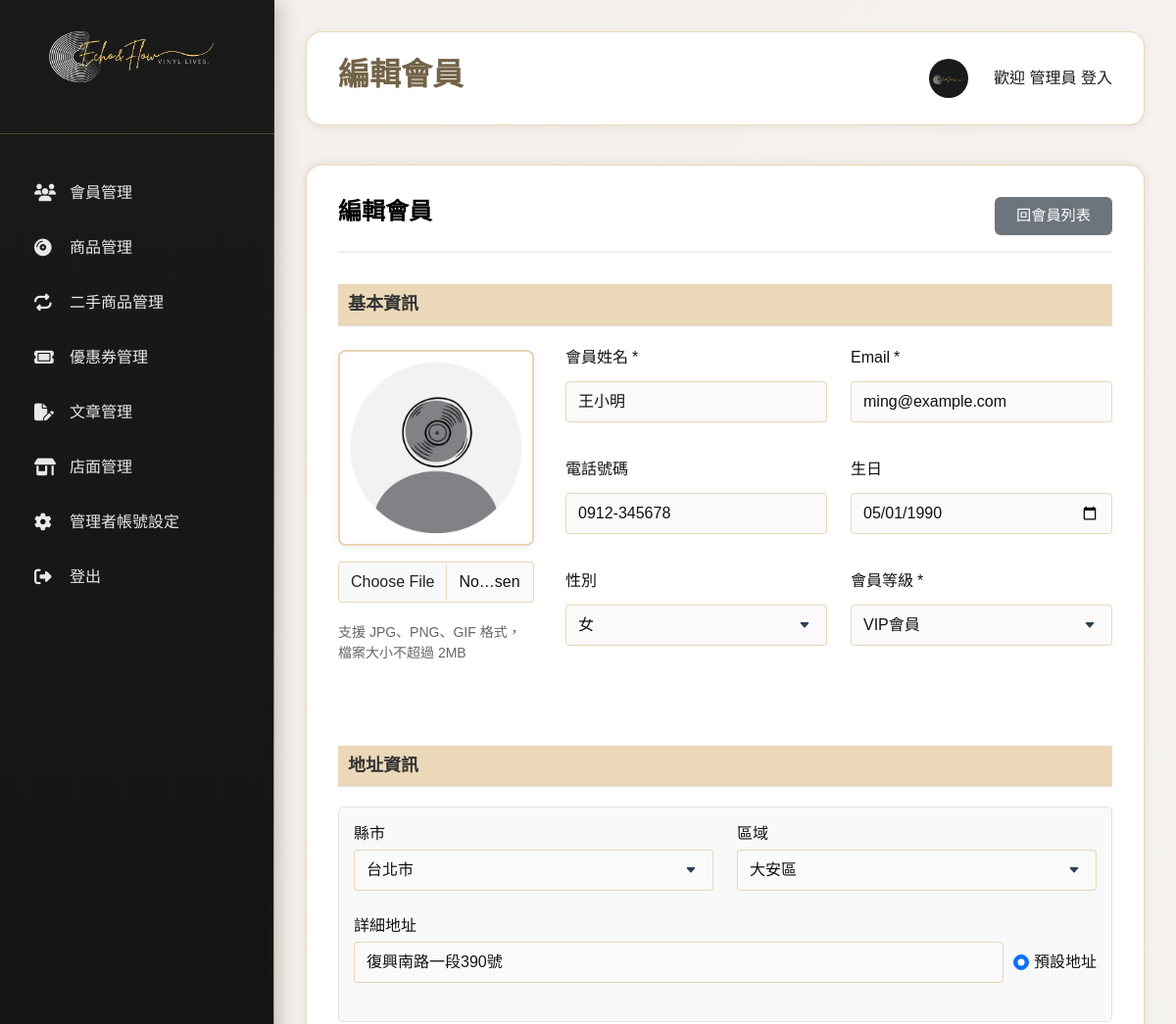
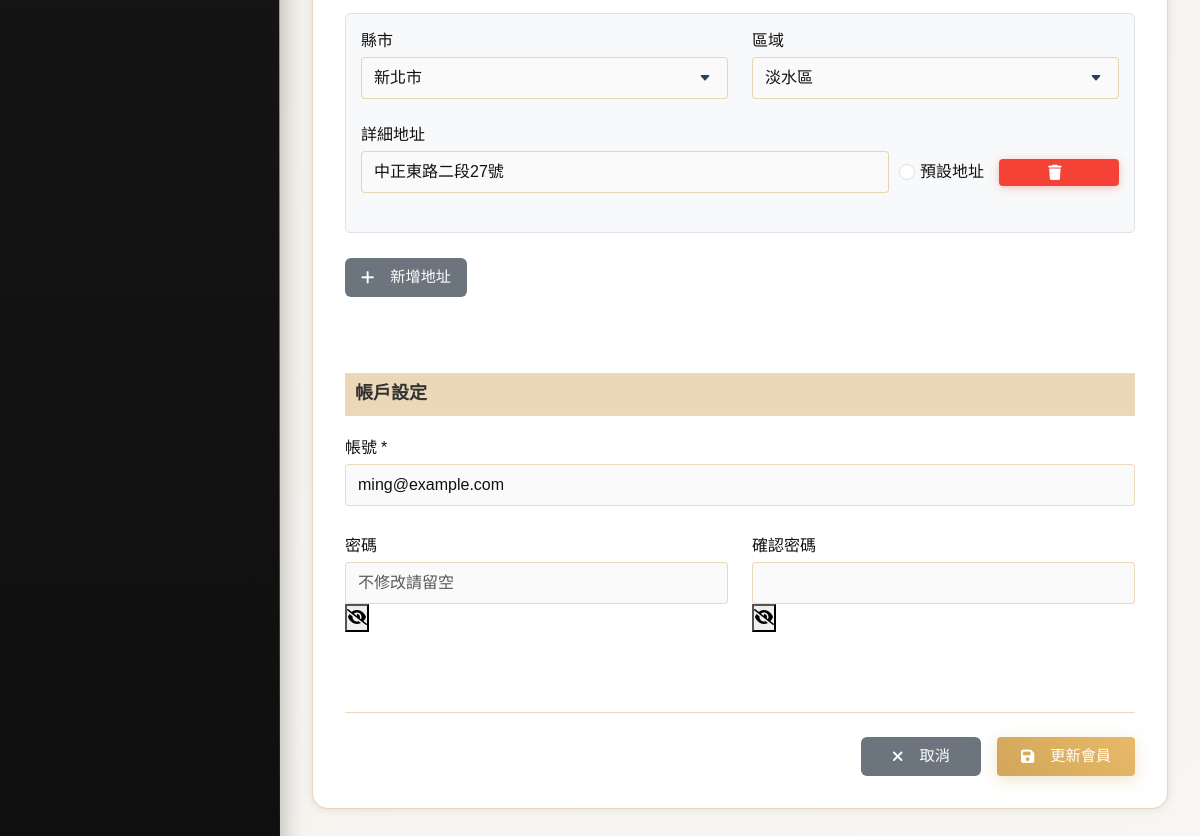
The app's page /users/update.php?id=1 with its own data (2 pictures, top to bottom).
### tables this page shows
CREATE TABLE `users` (
  `id` int(11) NOT NULL COMMENT '使用者ID',
  `name` varchar(100) NOT NULL COMMENT '使用者姓名',
  `account` varchar(100) NOT NULL COMMENT '帳號(使用信箱)',
  `password` varchar(100) NOT NULL COMMENT '密碼（要加密）',
  `email` varchar(100) DEFAULT NULL COMMENT '聯絡或驗證信箱',
  `phone` varchar(20) DEFAULT NULL COMMENT '手機號碼',
  `birthday` date DEFAULT NULL COMMENT '會員生日',
  `gender` enum('男','女') DEFAULT NULL COMMENT '性別',
  `level` enum('一般會員','VIP會員','黑膠收藏家') DEFAULT NULL COMMENT '會員等級',
  `created_at` datetime DEFAULT current_timestamp() COMMENT '註冊日期',
  `updated_at` datetime DEFAULT current_timestamp() ON UPDATE current_timestamp() COMMENT '資料更新日期',
  `is_valid` tinyint(4) NOT NULL DEFAULT 1
);

CREATE TABLE `user_addresses` (
  `id` int(11) NOT NULL COMMENT '地址ID',
  `user_id` int(11) NOT NULL COMMENT '使用者ID',
  `city` varchar(20) NOT NULL COMMENT '縣市',
  `district` varchar(20) NOT NULL COMMENT '區域',
  `address` varchar(255) NOT NULL COMMENT '詳細地址',
  `is_default` tinyint(4) NOT NULL DEFAULT 0 COMMENT '是否為預設地址',
  `created_at` datetime DEFAULT current_timestamp() COMMENT '建立日期',
  `updated_at` datetime DEFAULT current_timestamp() ON UPDATE current_timestamp() COMMENT '更新日期'
);

CREATE TABLE `cities` (
  `id` int(11) NOT NULL COMMENT '縣市ID',
  `name` varchar(20) NOT NULL COMMENT '縣市名稱',
  `created_at` datetime DEFAULT current_timestamp() COMMENT '建立日期',
  `updated_at` datetime DEFAULT current_timestamp() ON UPDATE current_timestamp() COMMENT '更新日期'
);

### users/update.php (the view, shortened to what this page needs)
<?php
require_once "../components/connect.php";
include "../template_top.php";
include "../template_main.php";
$id = isset($_GET['id']) ? $_GET['id'] : 0;
$sql = "SELECT * FROM `cities`";
try {
    $stmt = $pdo->prepare($sql);
    $stmt->execute();
    $rows = $stmt->fetchAll(PDO::FETCH_ASSOC);
    $sql3 = "SELECT u.*, ui.img_path, ui.img_name
             FROM users u
             LEFT JOIN user_img ui ON u.id = ui.user_id
             WHERE u.id = ?";
    $stmt3 = $pdo->prepare($sql3);
    $stmt3->execute([$id]);
    $user = $stmt3->fetch(PDO::FETCH_ASSOC);
    $sql4 = "SELECT * FROM user_addresses WHERE user_id = ?";
    $stmt4 = $pdo->prepare($sql4);
    $stmt4->execute([$id]);
    $addresses = $stmt4->fetchAll(PDO::FETCH_ASSOC);
} catch (PDOException $e) {
    echo "系統錯誤，請恰管理人員<br>";
    echo "Error: {$e->getMessage()}<br>";
    echo "<a href='./index.php'>回會員列表</a>";
    exit;
}
?>
<div class="content-section">
    <div class="section-header">
        <h3 class="section-title">編輯會員</h3>
        <a href="./index.php" class="btn btn-secondary">回會員列表</a>
    </div>
    <form id="updateusers" action="./doupdate.php" method="POST" enctype="multipart/form-data">
        <div class="form-section">
            <h4 class="form-section-title">基本資訊</h4>
            <div class="form-row avatar-row">
                <div class="form-group avatar-group">
                    <div class="avatar-upload-container">
                        <div class="avatar-preview">
                            <img id="avatarPreview" src="<?= !empty($user['img_path']) ? $user['img_path'] : './images/users_default.jpg' ?>" alt="">
                        </div>
                        <input type="file" id="memberAvatar" name="avatar" class="form-control" accept="image/*"
                            onchange="previewImage(this)">
                        <small class="form-text">支援 JPG、PNG、GIF 格式，檔案大小不超過 2MB</small>
                    </div>
                </div>
                <div class="form-group info-group">
                    <div class="form-row">
                        <div class="form-group">
                            <label for="memberName" class="form-label required">會員姓名</label>
                            <input type="text" id="memberName" name="name" class="form-control" required value="<?= htmlspecialchars($user['name']) ?>">
                        </div>
                        <div class="form-group">
                            <label for="memberEmail" class="form-label required">Email</label>
                            <input type="email" id="memberEmail" name="email" class="form-control" required value="<?= htmlspecialchars($user['email']) ?>">
                        </div>
                    </div>
                    <div class="form-row">
                        <div class="form-group">
                            <label for="memberPhone" class="form-label">電話號碼</label>
                            <input type="tel" id="memberPhone" name="phone" class="form-control"
                                pattern="[0-9\-\+\s\(\)]{8,15}" placeholder="例：0912-345-678" value="<?= htmlspecialchars($user['phone']) ?>">
                        </div>
                        <div class="form-group">
                            <label for="memberBirthday" class="form-label">生日</label>
                            <input type="date" id="memberBirthday" name="birthday" class="form-control" value="<?= $user['birthday'] ?>">
                        </div>
                    </div>
                    <div class="form-row">
                        <div class="form-group">
                            <label for="memberGender" class="form-label">性別</label>
                            <select id="memberGender" name="gender" class="form-control">
                                <option value="女" <?= $user['gender'] == '女' ? 'selected' : '' ?>>女</option>
                            </select>
                        </div>
                        <div class="form-group">
                            <label for="memberLevel" class="form-label required">會員等級</label>
                            <select id="memberLevel" name="level" class="form-control" required>
                                <option value="VIP會員" <?= $user['level'] == 'VIP會員' ? 'selected' : '' ?>>VIP會員</option>
                            </select>
                        </div>
                    </div>
                </div>
            </div>
        </div>
        <div class="form-section">
            <h4 class="form-section-title">地址資訊</h4>
            <div class="form-row">
                <div class="form-group full-width">
                    <div id="addressList">
                        <?php foreach ($addresses as $index => $address): ?>
                        <div class="address-item">
                            <div class="form-row">
                                <div class="form-group">
                                    <label for="memberCity" class="form-label">縣市</label>
                                    <select name="city[]" class="form-control city-select" required>
                                        <?php foreach ($rows as $row): ?>
                                            <option value="<?= $row["id"] ?>" <?= isset($address['city']) && $row["name"] == $address['city'] ? 'selected' : '' ?>><?= $row["name"] ?></option>
                                        <?php endforeach ?>
                                    </select>
                                </div>
                                <div class="form-group">
                                    <label for="memberDistrict" class="form-label">區域</label>
                                    <select name="district[]" class="form-control district-select" required>
                                        <option value="">請選擇區域</option>
                                    </select>
                                </div>
                            </div>
                            <div class="form-row">
                                <div class="form-group full-width">
                                    <label for="memberAddress" class="form-label">詳細地址</label>
                                    <div class="address-input-group">
                                        <input type="text" name="address[]" class="form-control" placeholder="例：中山南路21號" value="<?= isset($address['address']) ? htmlspecialchars($address['address']) : '' ?>">
                                        <div class="address-actions">
                                            <div class="form-check">
                                                <input type="radio" name="default_address" value="<?= $index ?>" class="form-check-input" <?= isset($address['is_default']) && $address['is_default'] ? 'checked' : '' ?>>
                                                <label class="form-check-label">預設地址</label>
                                            </div>
                                            <button type="button" class="btn btn-danger remove-address" <?= $index === 0 ? 'style="display: none;"' : '' ?>>
                                                <i class="fas fa-trash"></i>
                                            </button>
                                        </div>
                                    </div>
                                </div>
                            </div>
                        </div>
                        <?php endforeach; ?>
                    </div>
                    <button type="button" class="btn btn-secondary" id="addAddress">
                        <i class="fas fa-plus"></i> 新增地址
                    </button>
                </div>
            </div>
        </div>
        <div class="form-section">
            <h4 class="form-section-title">帳戶設定</h4>
            <div class="form-row">
                <div class="form-group full-width">
                    <label for="memberAccount" class="form-label required">帳號</label>
                    <input type="email" id="memberAccount" name="account" class="form-control" required
                           value="<?= htmlspecialchars($user['account']) ?>">
                </div>
            </div>
            <div class="form-row">
                <div class="form-group">
                    <label for="memberPassword" class="form-label">密碼</label>
                    <div class="password-field-container">
                        <input type="password" id="memberPassword" name="password" class="form-control" minlength="6"
                            placeholder="不修改請留空">
                        <button type="button" class="password-toggle">
                            <i class="fas fa-eye-slash"></i>
                        </button>
                    </div>
                </div>
                <div class="form-group">
                    <label for="confirmPassword" class="form-label">確認密碼</label>
                    <div class="password-field-container">
                        <input type="password" id="confirmPassword" name="confirm_password" class="form-control">
                        <button type="button" class="password-toggle">
                            <i class="fas fa-eye-slash"></i>
                        </button>
                    </div>
                </div>
            </div>
        </div>
        <div class="form-actions">
            <button type="button" class="btn btn-secondary" onclick="window.location.href='index.php'">
                <i class="fas fa-times"></i> 取消
            </button>
            <button type="submit" class="btn btn-primary">
                <i class="fas fa-save"></i> 更新會員
            </button>
        </div>
    </form>
</div>
<?php
include "../template_btm.php";
?>

### css/index.css (style rules this page uses)
:root { --retro-indigo: #2e4057; --olive-moss: #7c805e; --warm-brass: #d1a65a; --beige-mist: #f3efea; --smoke-violet: #9b8ba8; --vinyl-black: #1a1a1a; --white: #ffffff; --light-gray: #f8f6f3; --border-color: #d1a65a33; --shadow-light: 0 2px 8px #2e405714; --shadow-medium: 0 4px 16px #2e40571f; --shadow-heavy: 0 8px 32px #2e405729; --success-color: #4caf50; --warning-color: #ff9800; --error-color: #f44336; }
* { margin: 0; padding: 0; box-sizing: border-box; }
body { font-family: 'Noto Sans TC', sans-serif; background: linear-gradient( 135deg, var(--beige-mist) 0%, var(--light-gray) 100% ); color: var(--vinyl-black); min-height: 100vh; overflow-x: hidden; }
.content-section { background: var(--white); border-radius: 16px; padding: 2rem; margin-bottom: 2rem; box-shadow: var(--shadow-light); border: 1px solid var(--border-color); }
.section-header { display: flex; justify-content: space-between; align-items: center; margin-bottom: 2rem; padding-bottom: 1rem; border-bottom: 2px solid var(--beige-mist); flex-wrap: wrap; gap: 1rem; }
.section-title { font-family: 'Playfair Display', serif; font-size: 1.5rem; color: var(--retro-indigo); font-weight: 600; }
.btn { padding: 0.8rem 1.5rem; border: none; border-radius: 8px; font-weight: 500; cursor: pointer; transition: all 0.3s ease; text-decoration: none; display: inline-flex; align-items: center; justify-content: center; gap: 0.5rem; text-align: center; border: 2px solid transparent; }
.btn-primary { background: linear-gradient(45deg, var(--warm-brass), #e8b968); color: var(--white); box-shadow: 0 4px 16px rgba(209, 166, 90, 0.3); }
.btn-danger { background-color: var(--error-color); color: var(--white); box-shadow: 0 2px 8px rgba(244, 67, 54, 0.3); }
.btn.btn-secondary { background-color: #6c757d; color: #fff; border: none; padding: 0.5rem 1rem; border-radius: 6px; }
.content-section { background-color: #fff; color: #111; border-radius: 1rem; padding: 2rem; box-shadow: 0 0 10px rgba(0, 0, 0, 0.1); }
.section-header { display: flex; justify-content: space-between; align-items: center; margin-bottom: 2rem; }
.section-title { font-size: 1.5rem; font-weight: bold; color: #000; }
.form-row { display: flex; flex-wrap: wrap; gap: 1.5rem; margin-bottom: 1.5rem; }
.form-group { flex: 1; min-width: 220px; }
.full-width { flex: 0 0 100%; }
.form-label { display: block; margin-bottom: 0.5rem; font-weight: 600; }
.required::after { content: ' *'; color: red; }
.form-control, .form-select { border: 1px solid #ccc; border-radius: 0.5rem; padding: 0.5rem 0.75rem; font-size: 1rem; background-color: #fafafa; color: #111; }
.form-text { font-size: 0.875rem; color: #666; }
.form-section { margin-top: 2rem; }
.form-section-title { font-size: 1.25rem; font-weight: 600; margin-bottom: 1rem; border-bottom: 1px solid #ddd; padding-bottom: 0.5rem; }
.form-check { display: flex; align-items: center; gap: 0.5rem; }
.form-check-input { width: 1rem; height: 1rem; }
.form-actions { display: flex; justify-content: flex-end; gap: 1rem; margin-top: 2rem; }
.btn { border-radius: 0.5rem; padding: 0.5rem 1rem; font-size: 0.95rem; }
.btn i { margin-right: 0.5rem; }

### users/update.php (style rules this page uses)
.address-item { background-color: #f8f9fa; padding: 15px; margin-bottom: 15px; border-radius: 5px; border: 1px solid #dee2e6; }
.address-input-group { display: flex; gap: 10px; align-items: center; }
.address-input-group input[type="text"] { flex: 1; }
.address-actions { display: flex; align-items: center; gap: 15px; }
.form-check { margin: 0; display: flex; align-items: center; gap: 5px; }
.form-check-input { margin: 0; }
.remove-address { padding: 6px 12px; }
#addAddress { margin-top: 10px; }

### records on screen
users: name "王小明", email "ming@example.com", phone "0912-345678", birthday "05/01/1990", gender "女", level "VIP會員", account "ming@example.com"
user_addresses: city.name "台北市", address "復興南路一段390號", is_default "☑"
user_addresses: city.name "新北市", address "中正東路二段27號"

### other values on screen
$item['label'] "會員管理"
$item['label'] "商品管理"
$item['label'] "二手商品管理"
$item['label'] "優惠券管理"
$item['label'] "文章管理"
$item['label'] "店面管理"
$item['label'] "管理者帳號設定"
$item['label'] "登出"
$pageTitle "編輯會員"
